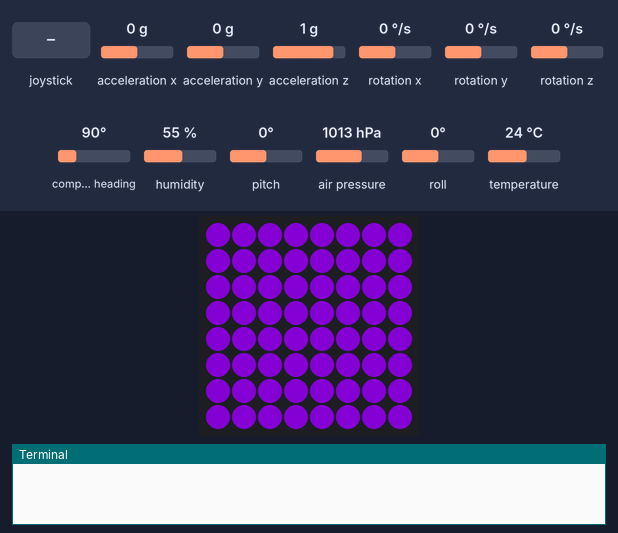
Bench run of a program on a simulated Raspberry Pi (BCM pin numbers) with a Sense HAT. On the bench: the Sense HAT's 8×8 RGB LED matrix, the last lines printed to the terminal. The test bench sets the inputs (shaded band); at power-on: acceleration x 0 g, acceleration y 0 g, acceleration z 1 g, rotation x 0 °/s, rotation y 0 °/s, rotation z 0 °/s, compass heading 90°, humidity 55 %, pitch 0°, air pressure 1013 hPa, roll 0°, temperature 24 °C. Dim RGB values are drawn brighter than linear; the 64×8 strip is a reading aid, not a part: it shows the text the matrix is scrolling, unrolled, one strip-width of it at a time; the Sense HAT reports a negative pitch or roll as 360° plus the angle.

Above: at 4.7 s.
At 6.3 s:
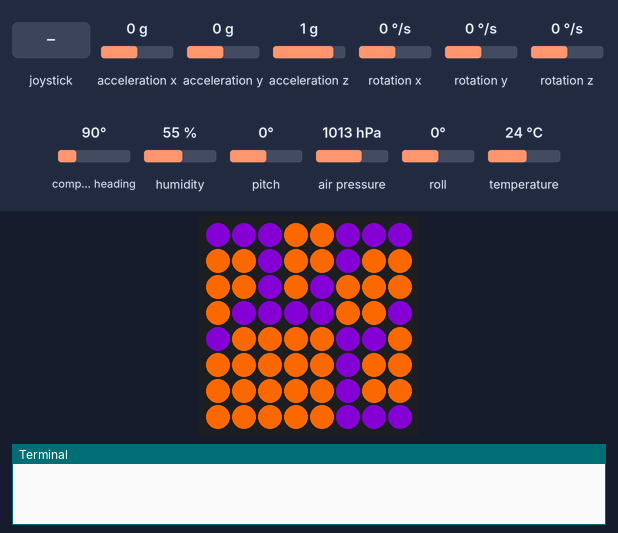
6.4 s: joystick pushed up
At 7.6 s:
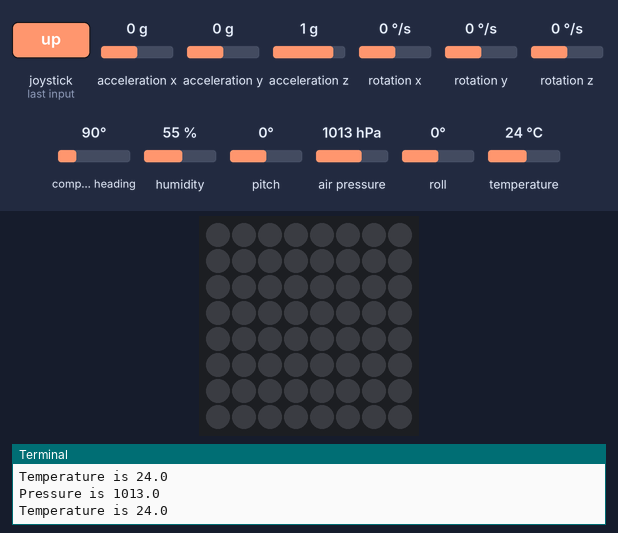
Timing chart, 0 to 9.4 s (numbered marks = the images above; inputs shaded):
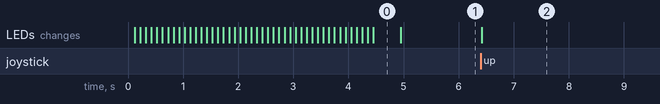

Measured:
- after the input at 6.4 s, the LEDs: change at once (image 2)
- what the display in image 0 shows lasts 0.5 s, from 4.5 s to 5.0 s

The program:

sensehat_test.py
```python
from sense_emu import SenseHat
from time import sleep
import math

sense = SenseHat()
sense.clear()                     # clear sense hat


o = (245, 102, 0)
p = (82, 45, 128)

sense.show_message("YEAHHH",text_colour=o,back_colour=p)    # Displays some text

sleep(0.5)

paw = [
    p, p, p, o, o, p, p, p,
    o, o, p, o, o, p, o, o,
    o, o, p, o, p, o, o, o,
    o, p, p, p, p, o, o, p,
    p, o, o, o, o, p, p, o,
    o, o, o, o, o, p, o, o,
    o, o, o, o, o, p, o, o,
    o, o, o, o, o, p, p, p,
    ]
sense.set_pixels(paw)            # a paw should be displayed on the LED screen

t = 201
while t is 201:                 # Idles here until trigger activates flight mode
    for event in sense.stick.get_events():  # Currently waits for joystick to be pressed
        if event.action == "pressed":
            t = 0
        else:
            print("waiting")
            sleep(0.01)

sense.clear()
sense.set_imu_config(True, True, True)

while t == 0:
    for event in sense.stick.get_events():  # Trigger to exit
        if event.action == "pressed":       # Activate by pressing joystick
            t = 3
        else:
            sleep(0.01)
    pressure = sense.get_pressure()         # hPa
    temp = sense.get_temperature()          # C, will not be accurate due to pi heat
    humidity = sense.get_humidity()         # % humidity

    acceleration = sense.get_accelerometer_raw()
    ax = acceleration['x']                  # gees
    ay = acceleration['y']
    az = acceleration['z']
    XY = math.sqrt(ax*ax + ay*ay)
    accel = math.sqrt(XY*XY + az*az)
    orient = sense.get_orientation()
    oy = orient['pitch']
    ox = orient['roll']
    oz = orient['yaw']
    gyro = sense.get_gyroscope_raw()
    gx = gyro['x'] # roll velocity
    gy = gyro['y'] # pitch velocity
    gz = gyro['z'] # yaw velocity
    print("Pressure is {0}".format(pressure))
    print("Temperature is {0}".format(temp))
    sleep(0.25)
```
